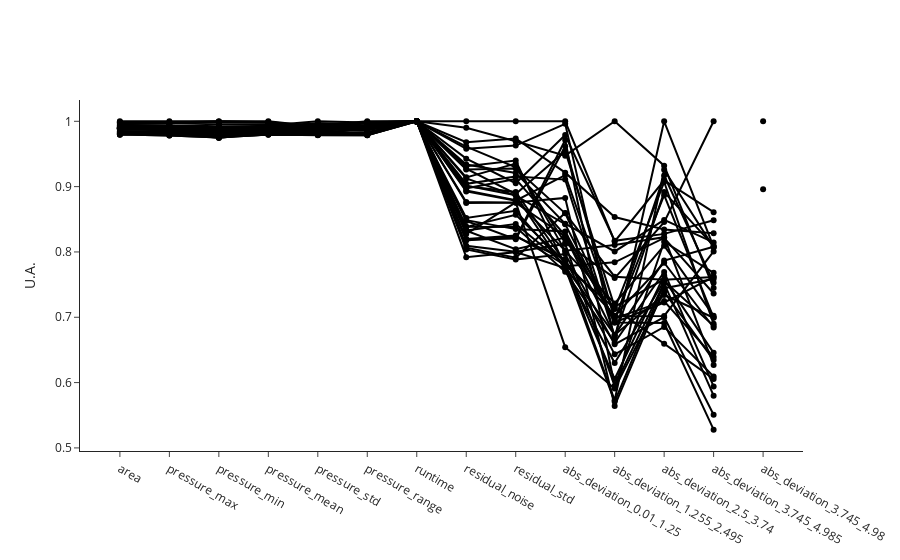

Notebook source saved alongside this figure:
### Code cell
fig_train_features=ana.plot_features(indices = train_indices)
fig_train_features.update_layout(showlegend=False)
for trace in fig_train_features.data:
    trace.line.color = "black"
fig_train_features.write_image("dev/figures/fig_train_features.png", width=1100, height= 350, scale = 3)
fig_train_features.show()
